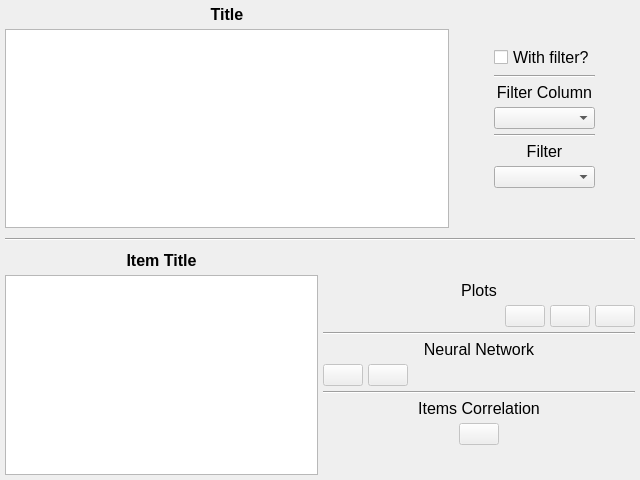
<?xml version="1.0" encoding="UTF-8"?>
<ui version="4.0">
 <class>Analytics</class>
 <widget class="QWidget" name="Analytics">
  <property name="geometry">
   <rect>
    <x>0</x>
    <y>0</y>
    <width>640</width>
    <height>480</height>
   </rect>
  </property>
  <property name="windowTitle">
   <string>Form</string>
  </property>
  <layout class="QVBoxLayout" name="verticalLayout">
   <property name="spacing">
    <number>10</number>
   </property>
   <property name="leftMargin">
    <number>5</number>
   </property>
   <property name="topMargin">
    <number>5</number>
   </property>
   <property name="rightMargin">
    <number>5</number>
   </property>
   <property name="bottomMargin">
    <number>5</number>
   </property>
   <item>
    <layout class="QHBoxLayout" name="horizontalLayout">
     <property name="spacing">
      <number>5</number>
     </property>
     <property name="leftMargin">
      <number>0</number>
     </property>
     <property name="rightMargin">
      <number>0</number>
     </property>
     <item>
      <layout class="QVBoxLayout" name="verticalLayout_2">
       <property name="spacing">
        <number>5</number>
       </property>
       <item>
        <widget class="QLabel" name="labelTitle">
         <property name="font">
          <font>
           <pointsize>12</pointsize>
           <weight>75</weight>
           <bold>true</bold>
          </font>
         </property>
         <property name="text">
          <string>Title</string>
         </property>
         <property name="alignment">
          <set>Qt::AlignCenter</set>
         </property>
         <property name="wordWrap">
          <bool>true</bool>
         </property>
        </widget>
       </item>
       <item>
        <widget class="QTableView" name="tableDF">
         <property name="sizePolicy">
          <sizepolicy hsizetype="Expanding" vsizetype="Expanding">
           <horstretch>0</horstretch>
           <verstretch>0</verstretch>
          </sizepolicy>
         </property>
        </widget>
       </item>
      </layout>
     </item>
     <item>
      <spacer name="horizontalSpacer_3">
       <property name="orientation">
        <enum>Qt::Horizontal</enum>
       </property>
       <property name="sizeType">
        <enum>QSizePolicy::Maximum</enum>
       </property>
       <property name="sizeHint" stdset="0">
        <size>
         <width>40</width>
         <height>20</height>
        </size>
       </property>
      </spacer>
     </item>
     <item>
      <layout class="QVBoxLayout" name="verticalLayout_3">
       <item>
        <spacer name="verticalSpacer_2">
         <property name="orientation">
          <enum>Qt::Vertical</enum>
         </property>
         <property name="sizeHint" stdset="0">
          <size>
           <width>20</width>
           <height>40</height>
          </size>
         </property>
        </spacer>
       </item>
       <item>
        <widget class="QCheckBox" name="checkBoxFilter">
         <property name="font">
          <font>
           <pointsize>12</pointsize>
          </font>
         </property>
         <property name="text">
          <string>With filter?</string>
         </property>
         <property name="checked">
          <bool>false</bool>
         </property>
        </widget>
       </item>
       <item>
        <widget class="Line" name="line_5">
         <property name="orientation">
          <enum>Qt::Horizontal</enum>
         </property>
        </widget>
       </item>
       <item>
        <widget class="QLabel" name="label">
         <property name="font">
          <font>
           <pointsize>12</pointsize>
          </font>
         </property>
         <property name="text">
          <string>Filter Column</string>
         </property>
         <property name="alignment">
          <set>Qt::AlignCenter</set>
         </property>
        </widget>
       </item>
       <item>
        <widget class="QComboBox" name="comboFilterColumn"/>
       </item>
       <item>
        <widget class="Line" name="line">
         <property name="orientation">
          <enum>Qt::Horizontal</enum>
         </property>
        </widget>
       </item>
       <item>
        <widget class="QLabel" name="label_2">
         <property name="font">
          <font>
           <pointsize>12</pointsize>
          </font>
         </property>
         <property name="text">
          <string>Filter</string>
         </property>
         <property name="alignment">
          <set>Qt::AlignCenter</set>
         </property>
        </widget>
       </item>
       <item>
        <widget class="QComboBox" name="comboFilter"/>
       </item>
       <item>
        <spacer name="verticalSpacer">
         <property name="orientation">
          <enum>Qt::Vertical</enum>
         </property>
         <property name="sizeHint" stdset="0">
          <size>
           <width>20</width>
           <height>40</height>
          </size>
         </property>
        </spacer>
       </item>
      </layout>
     </item>
     <item>
      <spacer name="horizontalSpacer_4">
       <property name="orientation">
        <enum>Qt::Horizontal</enum>
       </property>
       <property name="sizeType">
        <enum>QSizePolicy::Maximum</enum>
       </property>
       <property name="sizeHint" stdset="0">
        <size>
         <width>40</width>
         <height>20</height>
        </size>
       </property>
      </spacer>
     </item>
    </layout>
   </item>
   <item>
    <widget class="Line" name="line_4">
     <property name="orientation">
      <enum>Qt::Horizontal</enum>
     </property>
    </widget>
   </item>
   <item>
    <layout class="QHBoxLayout" name="horizontalLayout_2">
     <property name="spacing">
      <number>5</number>
     </property>
     <property name="rightMargin">
      <number>0</number>
     </property>
     <item>
      <layout class="QVBoxLayout" name="verticalLayout_4">
       <item>
        <widget class="QLabel" name="labelItem">
         <property name="font">
          <font>
           <pointsize>12</pointsize>
           <weight>75</weight>
           <bold>true</bold>
          </font>
         </property>
         <property name="text">
          <string>Item Title</string>
         </property>
         <property name="alignment">
          <set>Qt::AlignCenter</set>
         </property>
        </widget>
       </item>
       <item>
        <widget class="QTableView" name="tableItem"/>
       </item>
      </layout>
     </item>
     <item>
      <layout class="QVBoxLayout" name="verticalLayout_5">
       <property name="spacing">
        <number>5</number>
       </property>
       <property name="leftMargin">
        <number>0</number>
       </property>
       <property name="topMargin">
        <number>0</number>
       </property>
       <property name="rightMargin">
        <number>0</number>
       </property>
       <property name="bottomMargin">
        <number>0</number>
       </property>
       <item>
        <spacer name="verticalSpacer_3">
         <property name="orientation">
          <enum>Qt::Vertical</enum>
         </property>
         <property name="sizeHint" stdset="0">
          <size>
           <width>20</width>
           <height>40</height>
          </size>
         </property>
        </spacer>
       </item>
       <item>
        <widget class="QLabel" name="label_3">
         <property name="font">
          <font>
           <pointsize>12</pointsize>
          </font>
         </property>
         <property name="text">
          <string>Plots</string>
         </property>
         <property name="alignment">
          <set>Qt::AlignCenter</set>
         </property>
        </widget>
       </item>
       <item>
        <layout class="QHBoxLayout" name="horizontalLayout_3">
         <property name="spacing">
          <number>5</number>
         </property>
         <item>
          <spacer name="horizontalSpacer_5">
           <property name="orientation">
            <enum>Qt::Horizontal</enum>
           </property>
           <property name="sizeHint" stdset="0">
            <size>
             <width>40</width>
             <height>20</height>
            </size>
           </property>
          </spacer>
         </item>
         <item>
          <widget class="QPushButton" name="pushCorrelation">
           <property name="enabled">
            <bool>false</bool>
           </property>
           <property name="sizePolicy">
            <sizepolicy hsizetype="Minimum" vsizetype="Minimum">
             <horstretch>0</horstretch>
             <verstretch>0</verstretch>
            </sizepolicy>
           </property>
           <property name="toolTip">
            <string>Columns Correlation Analytics</string>
           </property>
           <property name="text">
            <string/>
           </property>
           <property name="iconSize">
            <size>
             <width>64</width>
             <height>64</height>
            </size>
           </property>
          </widget>
         </item>
         <item>
          <widget class="QPushButton" name="pushHistogram">
           <property name="enabled">
            <bool>false</bool>
           </property>
           <property name="sizePolicy">
            <sizepolicy hsizetype="Minimum" vsizetype="Minimum">
             <horstretch>0</horstretch>
             <verstretch>0</verstretch>
            </sizepolicy>
           </property>
           <property name="toolTip">
            <string>Graph Histogram</string>
           </property>
           <property name="text">
            <string/>
           </property>
           <property name="iconSize">
            <size>
             <width>64</width>
             <height>64</height>
            </size>
           </property>
          </widget>
         </item>
         <item>
          <widget class="QPushButton" name="pushBoxDiagram">
           <property name="enabled">
            <bool>false</bool>
           </property>
           <property name="sizePolicy">
            <sizepolicy hsizetype="Minimum" vsizetype="Minimum">
             <horstretch>0</horstretch>
             <verstretch>0</verstretch>
            </sizepolicy>
           </property>
           <property name="toolTip">
            <string>Graph Box Diagram</string>
           </property>
           <property name="text">
            <string/>
           </property>
           <property name="iconSize">
            <size>
             <width>64</width>
             <height>64</height>
            </size>
           </property>
          </widget>
         </item>
        </layout>
       </item>
       <item>
        <widget class="Line" name="line_2">
         <property name="orientation">
          <enum>Qt::Horizontal</enum>
         </property>
        </widget>
       </item>
       <item>
        <widget class="QLabel" name="label_4">
         <property name="font">
          <font>
           <pointsize>12</pointsize>
          </font>
         </property>
         <property name="text">
          <string>Neural Network</string>
         </property>
         <property name="alignment">
          <set>Qt::AlignCenter</set>
         </property>
        </widget>
       </item>
       <item>
        <layout class="QHBoxLayout" name="horizontalLayout_4">
         <property name="spacing">
          <number>5</number>
         </property>
         <property name="bottomMargin">
          <number>0</number>
         </property>
         <item>
          <widget class="QPushButton" name="pushTrainingNN">
           <property name="enabled">
            <bool>false</bool>
           </property>
           <property name="sizePolicy">
            <sizepolicy hsizetype="Minimum" vsizetype="Minimum">
             <horstretch>0</horstretch>
             <verstretch>0</verstretch>
            </sizepolicy>
           </property>
           <property name="toolTip">
            <string>Training Neural Network</string>
           </property>
           <property name="text">
            <string/>
           </property>
           <property name="iconSize">
            <size>
             <width>64</width>
             <height>64</height>
            </size>
           </property>
          </widget>
         </item>
         <item>
          <widget class="QPushButton" name="pushLoadTrainedNN">
           <property name="enabled">
            <bool>false</bool>
           </property>
           <property name="sizePolicy">
            <sizepolicy hsizetype="Minimum" vsizetype="Minimum">
             <horstretch>0</horstretch>
             <verstretch>0</verstretch>
            </sizepolicy>
           </property>
           <property name="toolTip">
            <string>Load Trained Neural Network</string>
           </property>
           <property name="text">
            <string/>
           </property>
           <property name="iconSize">
            <size>
             <width>64</width>
             <height>64</height>
            </size>
           </property>
          </widget>
         </item>
         <item>
          <spacer name="horizontalSpacer_6">
           <property name="orientation">
            <enum>Qt::Horizontal</enum>
           </property>
           <property name="sizeHint" stdset="0">
            <size>
             <width>40</width>
             <height>20</height>
            </size>
           </property>
          </spacer>
         </item>
        </layout>
       </item>
       <item>
        <widget class="Line" name="line_3">
         <property name="orientation">
          <enum>Qt::Horizontal</enum>
         </property>
        </widget>
       </item>
       <item>
        <widget class="QLabel" name="label_5">
         <property name="font">
          <font>
           <pointsize>12</pointsize>
          </font>
         </property>
         <property name="text">
          <string>Items Correlation</string>
         </property>
         <property name="alignment">
          <set>Qt::AlignCenter</set>
         </property>
        </widget>
       </item>
       <item>
        <layout class="QHBoxLayout" name="horizontalLayout_5">
         <property name="spacing">
          <number>5</number>
         </property>
         <property name="leftMargin">
          <number>0</number>
         </property>
         <property name="topMargin">
          <number>0</number>
         </property>
         <item>
          <spacer name="horizontalSpacer_2">
           <property name="orientation">
            <enum>Qt::Horizontal</enum>
           </property>
           <property name="sizeHint" stdset="0">
            <size>
             <width>40</width>
             <height>20</height>
            </size>
           </property>
          </spacer>
         </item>
         <item>
          <widget class="QPushButton" name="pushItemCorrelation">
           <property name="enabled">
            <bool>false</bool>
           </property>
           <property name="sizePolicy">
            <sizepolicy hsizetype="Minimum" vsizetype="Minimum">
             <horstretch>0</horstretch>
             <verstretch>0</verstretch>
            </sizepolicy>
           </property>
           <property name="toolTip">
            <string>Items Correlation Analytics</string>
           </property>
           <property name="text">
            <string/>
           </property>
           <property name="iconSize">
            <size>
             <width>64</width>
             <height>64</height>
            </size>
           </property>
          </widget>
         </item>
         <item>
          <spacer name="horizontalSpacer">
           <property name="orientation">
            <enum>Qt::Horizontal</enum>
           </property>
           <property name="sizeHint" stdset="0">
            <size>
             <width>40</width>
             <height>20</height>
            </size>
           </property>
          </spacer>
         </item>
        </layout>
       </item>
       <item>
        <spacer name="verticalSpacer_4">
         <property name="orientation">
          <enum>Qt::Vertical</enum>
         </property>
         <property name="sizeHint" stdset="0">
          <size>
           <width>20</width>
           <height>40</height>
          </size>
         </property>
        </spacer>
       </item>
      </layout>
     </item>
    </layout>
   </item>
  </layout>
 </widget>
 <resources/>
 <connections/>
</ui>
